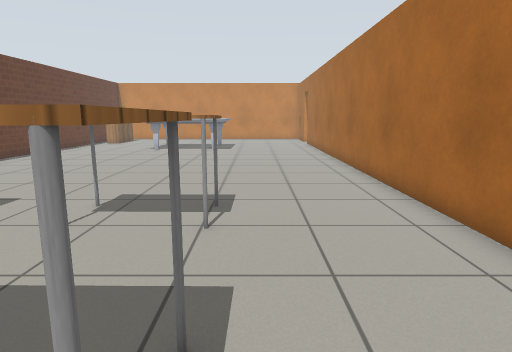
View 1 (above)

23 first-person views from a walk through a Gazebo world. The camera is 1 m above the floor, tilts 10° down and sees 75° across. The floor is counted in squares, 0.5 m on a side. Each view is taken from the middle of a square. On the plan, view 1 faces up. The plan holds only what a view shows up to about 18 squares ahead; the rest is blank. The place goes on beyond the plan. Robots are left out. Gazebo's built-in surfaces are drawn with simple patterns. Simple shapes stand in for some stock models. Some surface patterns are stand-ins.

View 2
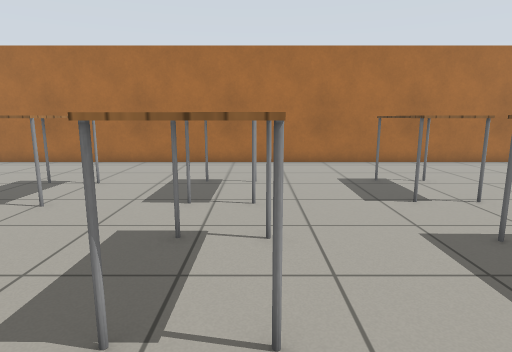

View 3
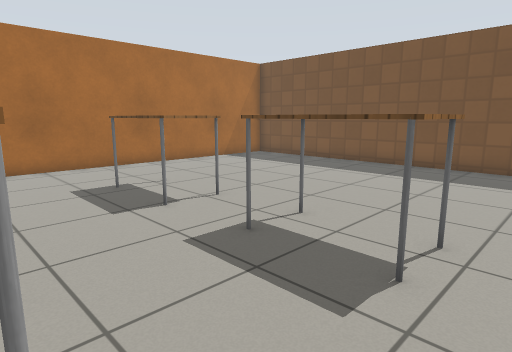

View 4
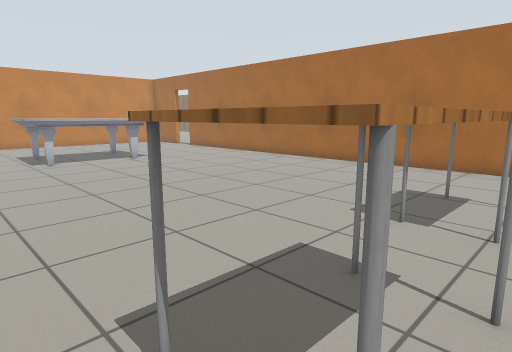

View 5
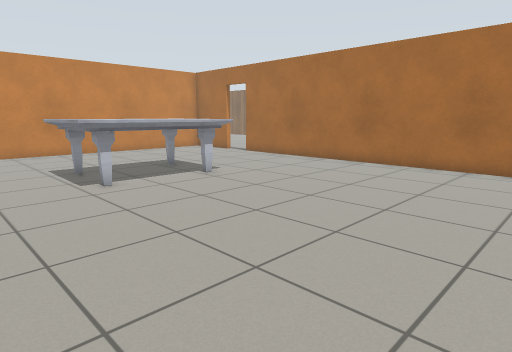

View 6
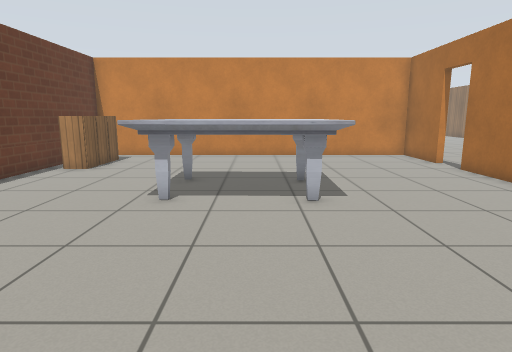

View 7
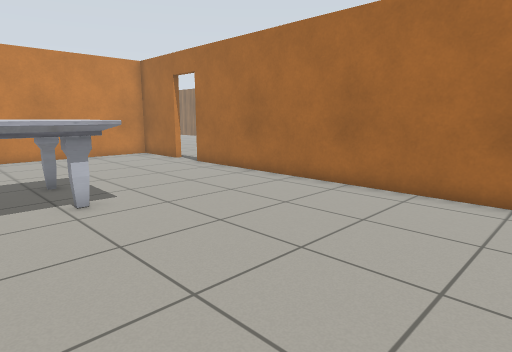

View 8
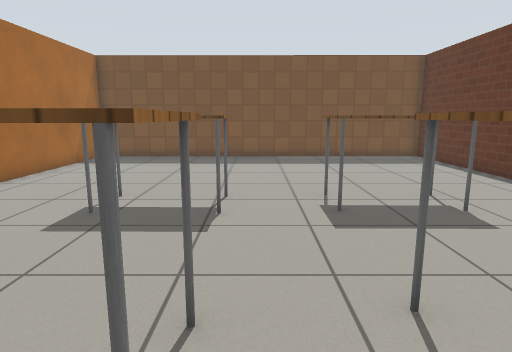

View 9
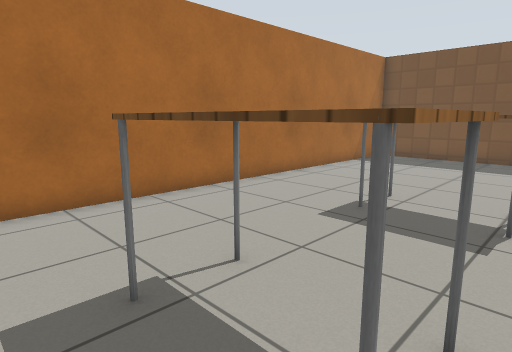

View 10
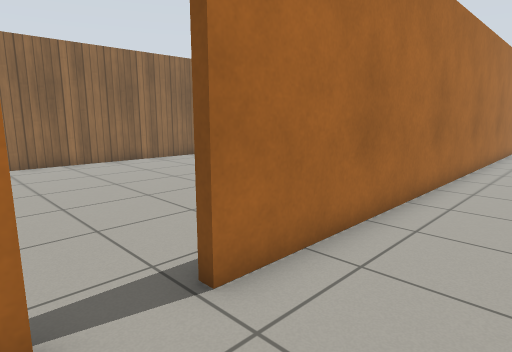

View 11
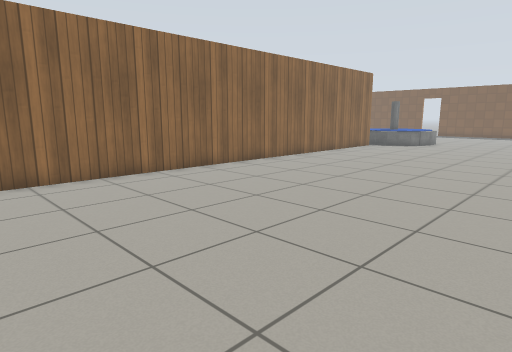

View 12
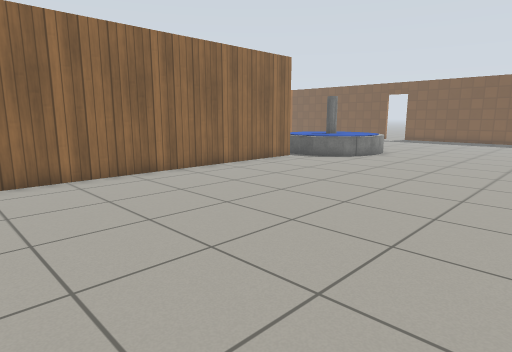

View 13
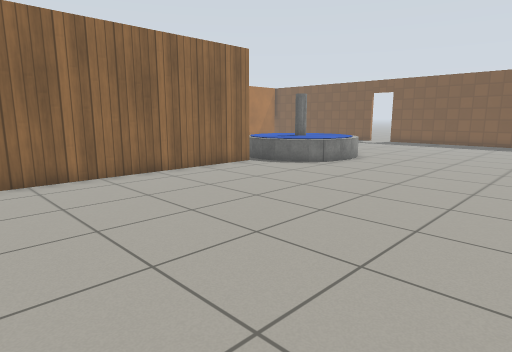

View 14
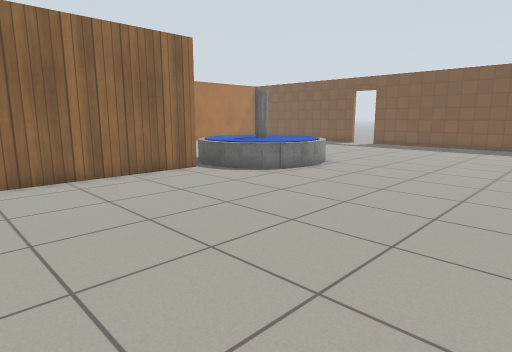

View 15
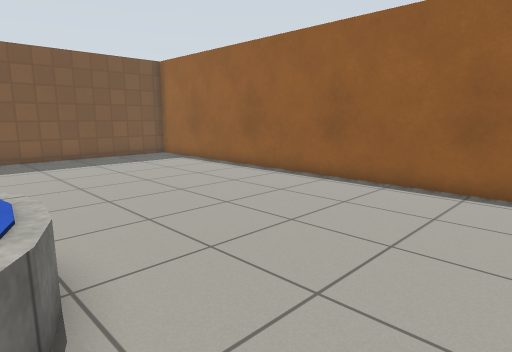

View 16
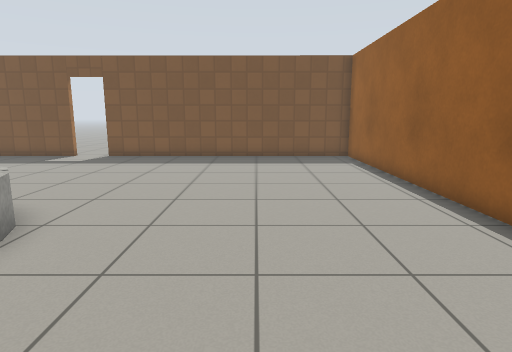

View 17
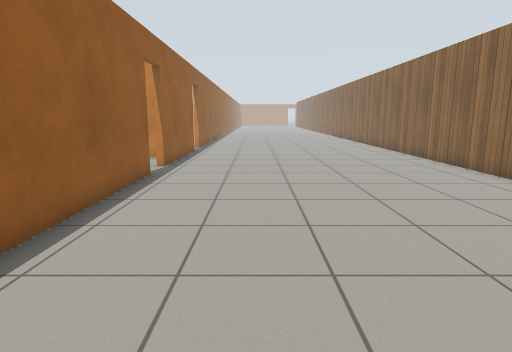

View 18
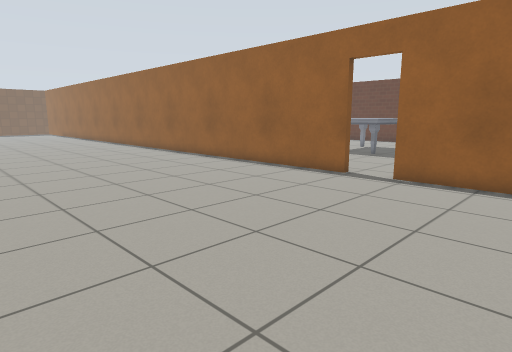

View 19
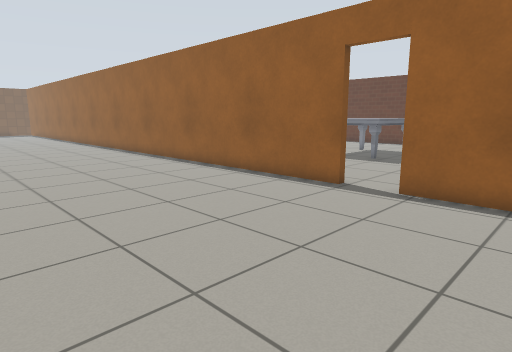

View 20
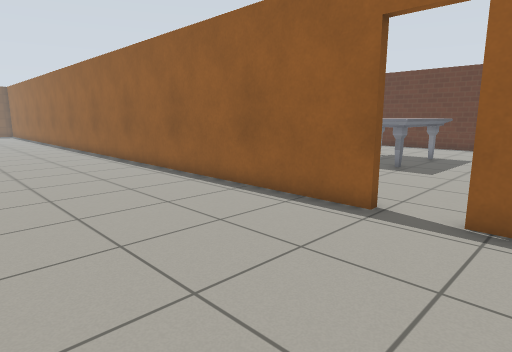

View 21
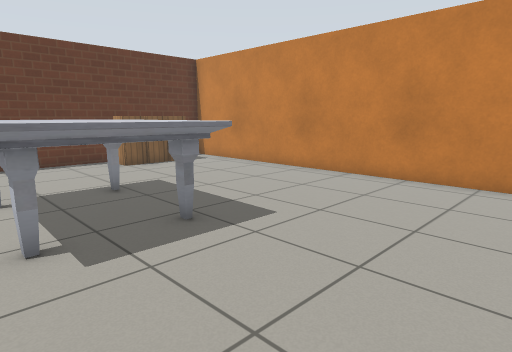

View 22
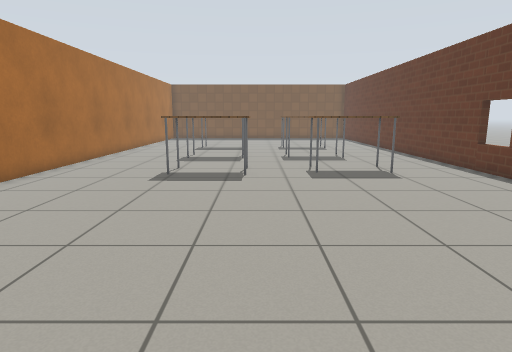

View 23
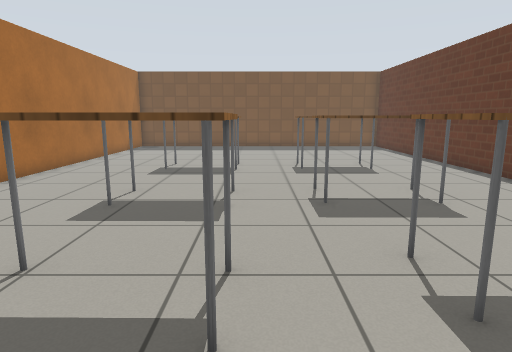

### Floor plan
Points are (right, up) in squares from view 1. A wall is a line through its corners. A room is listed if a view was taken in it or the views show most of it. See-through windows are left out.
Room 1 (views 1, 2, 3, 4, 5, 6, 7, 8, 9, 10, 21, 22, 23)
walls: (3.9, 27.5) (3.9, 30.8) (-11.5, 30.8); (-11.5, -13.2) (3.9, -13.2) (3.9, 25.9)
ways out: open door at (4, 26.5) to room 2
objects: cabinet (-11, 26) to (-11, 27); cabinet (-11, 28); cabinet (-11, 29); table (-9, -5) to (-6, -3); table (-9, 1) to (-6, 2); table (-9, 5) to (-6, 7); marble table (-7, 20) to (-2, 24); table (-4, 6) to (-1, 7); table (-3, -4) to (0, -3); table (-3, 1) to (0, 3)
Room 2 (views 11, 12, 13, 14, 15, 16, 17, 18, 19, 20)
walls: (4.2, 2.9) (4.2, -13.2) (16.6, -13.3); (16.3, 3.1) (16.3, 32.5); (4.2, 25.9) (4.2, 9.5); (4.2, 32.4) (4.2, 27.5)
ways out: open door at (4, 26.5) to room 1
objects: fountain (13, -3) to (16, 2)

Positions as (right, up) in squares from view 1, and headings:
1: (0, 0), facing up
2: (-11, 1), facing right
3: (-10, 1), facing down-right
4: (-10, 5), facing up-right
5: (-10, 11), facing up-right
6: (-4, 13), facing up
7: (-5, 13), facing up-right
8: (-4, 4), facing down
9: (-4, 4), facing down-right
10: (1, 28), facing down-right
11: (5, 26), facing down-right
12: (5, 17), facing down-right
13: (5, 14), facing down-right
14: (5, 11), facing down-right
15: (14, 4), facing down-left
16: (9, 4), facing down
17: (8, 14), facing up
18: (15, 32), facing down-left
19: (13, 31), facing down-left
20: (11, 29), facing down-left
21: (3, 20), facing up-left
22: (-4, 19), facing down
23: (-4, 10), facing down
